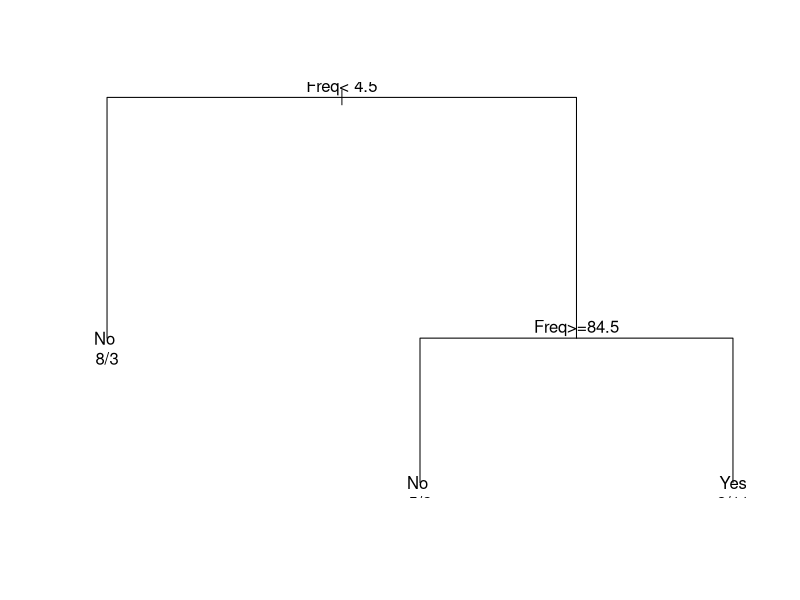
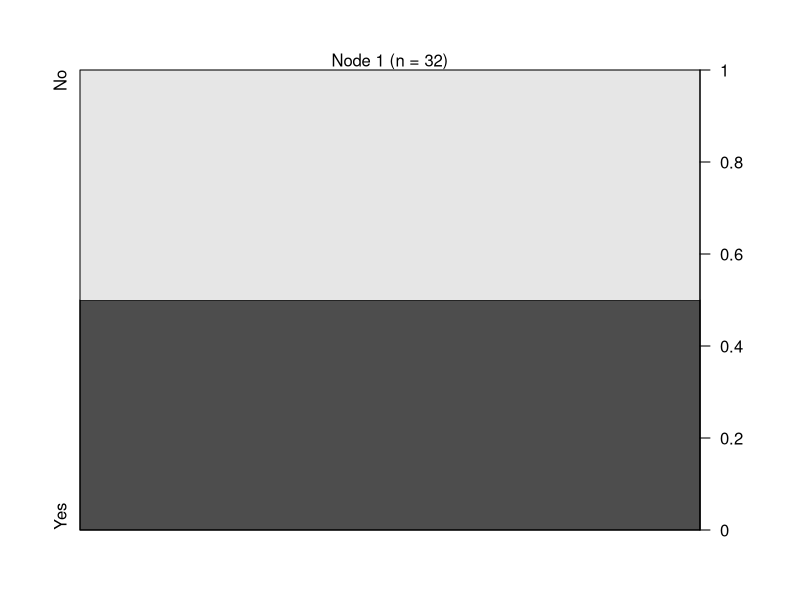
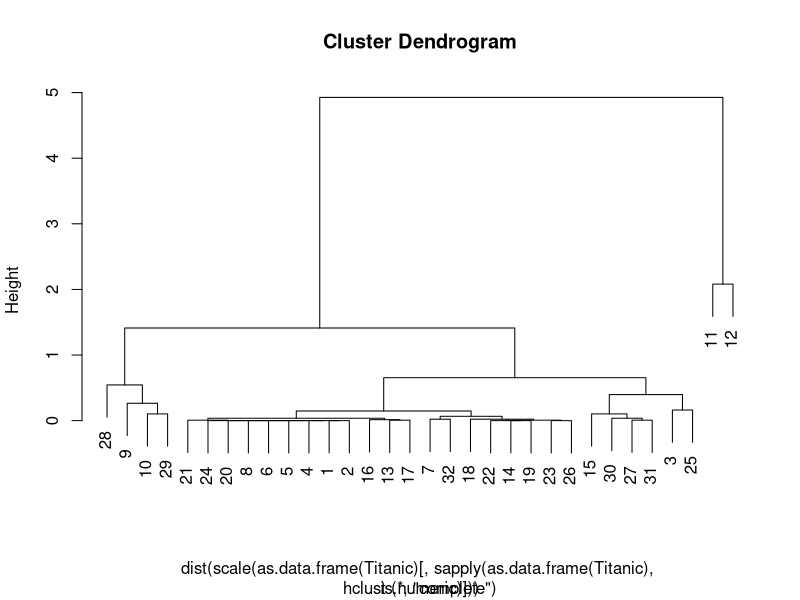

Generate these figures, in order, with R:
library(rpart)
library(party)
library(cluster)
data(Titanic)
rpart_model <- rpart(Survived ~ ., data = as.data.frame(Titanic), method = "class")
ctree_model <- ctree(Survived ~ ., data = as.data.frame(Titanic))
plot(rpart_model)
text(rpart_model, use.n = TRUE)
plot(ctree_model)
plot(hclust(dist(scale(as.data.frame(Titanic)[, sapply(as.data.frame(Titanic), is.numeric)]))))
groups <- cutree(hclust(dist(scale(as.data.frame(Titanic)[, sapply(as.data.frame(Titanic), is.numeric)]))), k = 5)
